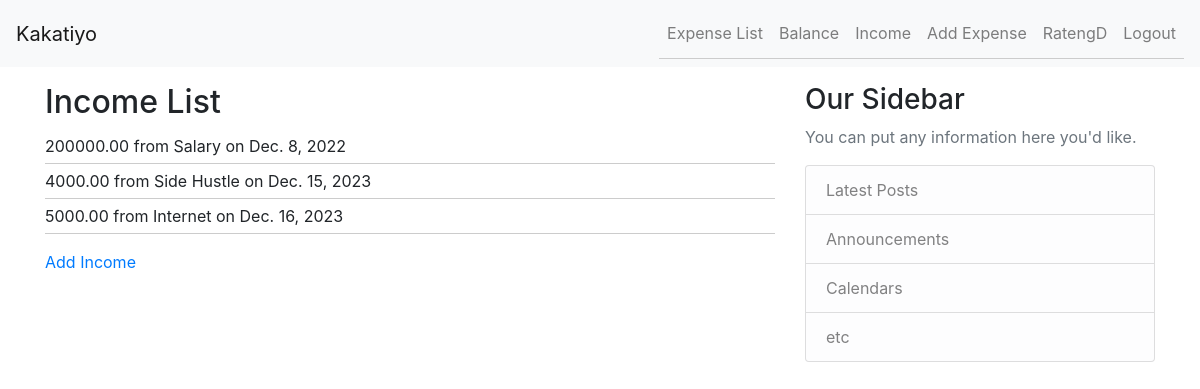
The app's page /income/income/ (signed in), older data.
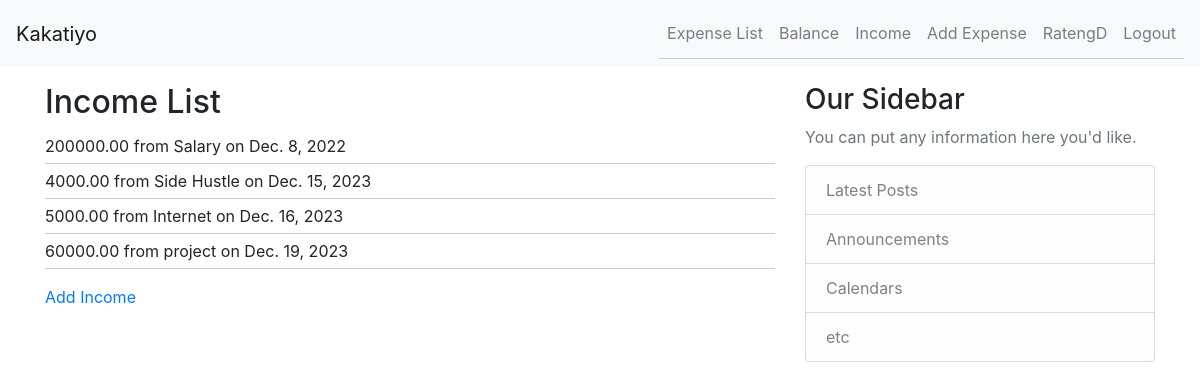
The same page, newer data.
### income/models.py (models this page shows, shortened)
class Income(models.Model):
    user = models.ForeignKey(User, on_delete=models.CASCADE)
    amount = models.DecimalField(max_digits=10, decimal_places=2)
    source = models.CharField(max_length=255)
    date = models.DateField()

### income/views.py (the view)
# urls.py: path('income/', income_list, name='income_list'),
@login_required
def income_list(request):
    incomes = Income.objects.filter(user=request.user)
    return render(request, 'income/income_list.html', {'incomes': incomes})

### income/templates/income/income_list.html
{% extends 'base.html' %} {% block content %}
<h2>Income List</h2>
<ul>
	{% for income in incomes %}
	<li>{{ income.amount }} from {{ income.source }} on {{ income.date }}</li>
	{% endfor %}
</ul>
<a href="{% url 'add_income' %}">Add Income</a>
{% endblock %}

Row changes from the older to the newer data that the page shows:
added Income: amount "60000.00", source "project", date "Dec. 19, 2023"
